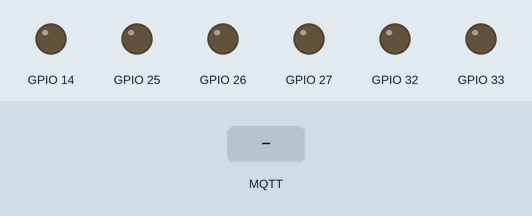
Recording of a program running on a simulated ESP32. On the bench: output pins drawn as LEDs (lit = HIGH). The test bench sets the inputs (shaded band). WiFi joins after 1.5 s; servers stay silent unless stated; no MQTT or app messages arrive unless stated; what the program prints to the serial monitor is not drawn.

Above: at 2.7 s.
2.8 s: MQTT message "ON" arrives on the first subscribed topic
At 3.7 s:
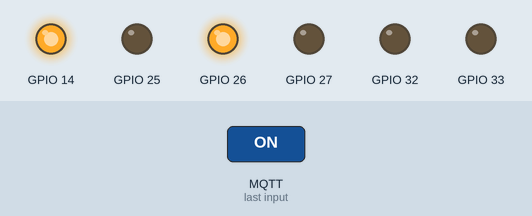
4.5 s: MQTT message "ON" arrives on the second subscribed topic
At 4.9 s:
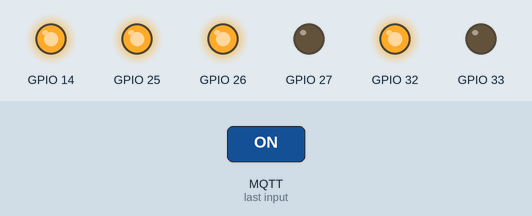
6.0 s: MQTT message "OFF" arrives on the first subscribed topic
At 7.2 s:
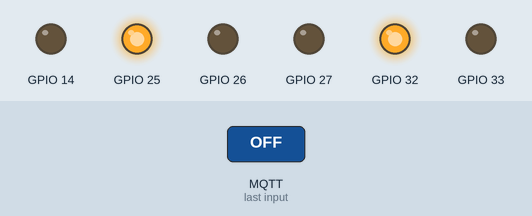
7.5 s: MQTT message "OFF" arrives on the second subscribed topic
At 8.4 s:
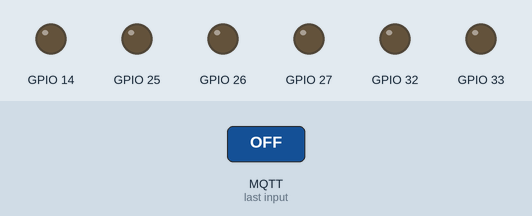
Timing chart, 0 to 10.0 s (numbered marks = the images above; inputs shaded):
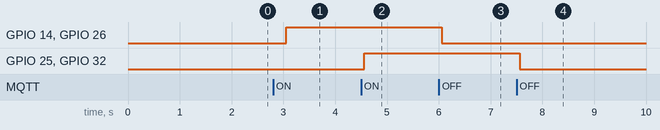

Measured:
- after the input at 2.8 s, GPIO 14, GPIO 26: LOW → HIGH after 0.26 s
- after the input at 4.5 s, GPIO 25, GPIO 32: LOW → HIGH after 0.06 s
- after the input at 6.0 s, GPIO 14, GPIO 26: HIGH → LOW after 0.06 s
- after the input at 7.5 s, GPIO 25, GPIO 32: HIGH → LOW after 0.06 s

The program:

main.cpp
```cpp
/************** Definicion de librerías ***************************/
#include <Arduino.h>
#include "CWiFi.h"
#include <PubSubClient.h>
#include "CMotor.h"
/*******************************************************************/

/****************** Definición de constantes ***********************/
const char *ssid = "los odio a todos";
const char *passwd = "p1ch1C0ntr453n4F4@";
// const char *mqtt_server = "192.168.0.106";
IPAddress mqttServer(192, 168, 0, 106);

String list_of_topics[] = {"/esp32/motor1", "/esp32/motor2"};
int num_of_topics = 2;

int frequency = 30000;
int resolution = 8;
/*******************************************************************/

void reconnectMQTT();
void callback(char* topic, byte* message, unsigned int length);


CMotor motor1(frequency, 0, resolution, 27, 26, 14);
CMotor motor2(frequency, 2, resolution, 33, 32, 25);
CWiFi wifi(ssid, passwd); // iniciamos el objeto CWiFi

WiFiClient espClient; //cliente WiFi
PubSubClient mqttClient(mqttServer, 1883, callback, espClient); // PubSubClient para el manejo de mensajes MQTT


void setup() {
  Serial.begin(115200);
  wifi.init();

  motor1.init();
  motor2.init();
}

void loop() {
  if (!mqttClient.connected()) {
    reconnectMQTT();
  }
  mqttClient.loop();

  wifi.reconexion();
  delay(500);
}

void callback(char* topic, byte* message, unsigned int length) {
    /* Serial.print("Message arrived on topic: ");
    Serial.print(topic);
    Serial.print(". Message: "); */
    String messageTemp;

    for (int i=0; i < length; i++) {
         // Serial.print((char)message[i]);
        messageTemp += (char)message[i];
    }

    if (String(topic) == "/esp32/motor1") {
      if (messageTemp == "ON") {
        motor1.forward();
      }

      if (messageTemp == "OFF") {
        motor1.stop();
      }
    }

    if (String(topic) == "/esp32/motor2") {
      if (messageTemp == "ON") {
        motor2.forward();
      }

      if (messageTemp == "OFF") {
        motor2.stop();
      }
    }

    // aquí se ponen los eventos que se quieran manejar
    /*********************** Ejemplo **********************************************************/
    /*
        if (String(topic) == "esp32/output") {
            Serial.print("Changing output to ");
            if(messageTemp == "on"){
                Serial.println("on");
                digitalWrite(ledPin, HIGH);
            } else if(messageTemp == "off"){
                Serial.println("off");
                digitalWrite(ledPin, LOW);
            }
        }
    */
    /******************************************************************************************/
}

void reconnectMQTT() {
    // clico hasta que este conectado
    while (!mqttClient.connected()) {
        Serial.print("Conectando a Servidor MQTT...");
        if (mqttClient.connect("ESP32Client", "spolancom", "m15cuy1t0s")) {
            Serial.println("connected");
            // subscribe
            // mqttClient.subscribe("/esp32/test");

            for (byte i=0; i < num_of_topics; i++) {
                mqttClient.subscribe(list_of_topics[i].c_str());
            }
        } else {
            Serial.print("Error en la conección, rc=");
            Serial.print(mqttClient.state());
            Serial.println(" intentando en 5 segundos");
            delay(5000);
        }
    }
}
```

CMotor.cpp
```cpp
#include "CMotor.h"

CMotor::CMotor(int frequency, int channel, int resolution, int pin1, int pin2, int enable_pin) {
    this->freq = frequency;
    this->pwmChannel = channel;
    this->resolution = resolution;
    this->max_res = pow(2, resolution) - 1;
    this->motorPin_1 = pin1;
    this->motorPin_2 = pin2;
    this->enablePin = enable_pin;
}

void CMotor::init() {

    pinMode(this->motorPin_1, OUTPUT);
    pinMode(this->motorPin_2, OUTPUT);
    pinMode(this->enablePin, OUTPUT);

    ledcAttachPin(this->enablePin, this->pwmChannel);
    ledcSetup(this->pwmChannel, this->freq, this->resolution);
}

void CMotor::forward() {
    Serial.println("Moving Forward motor");
    digitalWrite(this->motorPin_1, LOW);
    digitalWrite(this->motorPin_2, HIGH);
    ledcWrite(this->pwmChannel, this->max_res);
}

void CMotor::forward(int mills) {
    Serial.print("Moving Forward motor for ");
    Serial.print(mills);
    Serial.println(" millis");
    digitalWrite(this->motorPin_1, LOW);
    digitalWrite(this->motorPin_2, HIGH);
    ledcWrite(this->pwmChannel, this->max_res);

    delay(mills);
    this->stop();
}

void CMotor::backward() {
    Serial.println("Moving backward motor");
    digitalWrite(this->motorPin_1, HIGH);
    digitalWrite(this->motorPin_2, LOW);
    ledcWrite(this->pwmChannel, this->max_res);
}

void CMotor::stop() {
    Serial.println("Stoping motor");
    digitalWrite(this->motorPin_1, LOW);
    digitalWrite(this->motorPin_2, LOW);
    ledcWrite(this->pwmChannel, 0);
}
```

CMotor.h
```cpp
#ifndef CMOTOR_H
#define CMOTOR_H

#include <Arduino.h>

class CMotor {

    private:
        int freq;
        int pwmChannel;
        int resolution;
        int max_res;

        int motorPin_1;
        int motorPin_2;
        int enablePin;

    public:
        CMotor(int frequency, int channel, int resolution, int pin1, int pin2, int enable_pin);
        void init();
        void forward();
        void forward(int mills);
        void backward();
        void stop();
};

#endif
```

CWiFi.cpp
```cpp
#include "CWiFi.h"

CWiFi::CWiFi(const char * ssid, const char * passwd) {
  this->ssid = ssid;
  this->passwd = passwd;

  this->previous_time = 0;
  this->time_delay = 20000; // 20 secs
}

void CWiFi::init() {
  WiFi.mode(WIFI_STA);
  WiFi.begin(this->ssid, this->passwd);
  Serial.print("Conectando a la red: ");
  Serial.println(this->ssid);

  while (WiFi.status() != WL_CONNECTED) {
    Serial.print(".");
    delay(500);
  }

  Serial.println("Se ha establecido conección.");
  Serial.print("Dirección IP: ");
  Serial.println(WiFi.localIP());
}

void CWiFi::reconexion() {

  unsigned long current_time = millis(); // milisegundos desde la actualización

  // checamos que este desconectado
  if ((WiFi.status() != WL_CONNECTED) && (current_time - this->previous_time >= this->time_delay)) {
    Serial.println(millis());
    Serial.println("Reconectando a la red.");
    WiFi.disconnect();
    WiFi.reconnect();

    if (WiFi.status() == WL_CONNECTED) {
      Serial.println("Se ha reestablecido la conexión");
    }
    this->previous_time = current_time;
  }

}
```

CWiFi.h
```cpp
#ifndef CWIFI_H
#define CWIFI_H

#include <Arduino.h>
#include <WiFi.h>

class CWiFi {

    private:
        const char *ssid;
        const char *passwd;
        unsigned long previous_time;
        unsigned long time_delay;
    public:
        CWiFi(const char * ssid, const char * passwd);
        void init();
        void reconexion();
};

#endif
```
